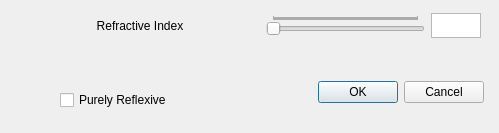
<?xml version="1.0" encoding="UTF-8"?>
<ui version="4.0">
 <class>DialogEditCircle</class>
 <widget class="QDialog" name="DialogEditCircle">
  <property name="geometry">
   <rect>
    <x>0</x>
    <y>0</y>
    <width>499</width>
    <height>133</height>
   </rect>
  </property>
  <property name="sizePolicy">
   <sizepolicy hsizetype="Expanding" vsizetype="Expanding">
    <horstretch>0</horstretch>
    <verstretch>0</verstretch>
   </sizepolicy>
  </property>
  <property name="windowTitle">
   <string>Dialog</string>
  </property>
  <widget class="QDialogButtonBox" name="buttonBox">
   <property name="geometry">
    <rect>
     <x>310</x>
     <y>80</y>
     <width>181</width>
     <height>24</height>
    </rect>
   </property>
   <property name="sizePolicy">
    <sizepolicy hsizetype="Expanding" vsizetype="Expanding">
     <horstretch>0</horstretch>
     <verstretch>0</verstretch>
    </sizepolicy>
   </property>
   <property name="orientation">
    <enum>Qt::Horizontal</enum>
   </property>
   <property name="standardButtons">
    <set>QDialogButtonBox::Cancel|QDialogButtonBox::Ok</set>
   </property>
   <property name="centerButtons">
    <bool>true</bool>
   </property>
  </widget>
  <widget class="QWidget" name="horizontalLayoutWidget">
   <property name="geometry">
    <rect>
     <x>60</x>
     <y>10</y>
     <width>421</width>
     <height>31</height>
    </rect>
   </property>
   <layout class="QHBoxLayout" name="horizontalLayout">
    <item>
     <layout class="QHBoxLayout" name="horizontalLayout_2">
      <item>
       <widget class="QLabel" name="label">
        <property name="sizePolicy">
         <sizepolicy hsizetype="Expanding" vsizetype="Expanding">
          <horstretch>0</horstretch>
          <verstretch>0</verstretch>
         </sizepolicy>
        </property>
        <property name="text">
         <string>Refractive Index</string>
        </property>
        <property name="alignment">
         <set>Qt::AlignCenter</set>
        </property>
       </widget>
      </item>
     </layout>
    </item>
    <item>
     <layout class="QHBoxLayout" name="horizontalLayout_4">
      <item>
       <spacer name="horizontalSpacer">
        <property name="orientation">
         <enum>Qt::Horizontal</enum>
        </property>
        <property name="sizeType">
         <enum>QSizePolicy::Fixed</enum>
        </property>
        <property name="sizeHint" stdset="0">
         <size>
          <width>40</width>
          <height>20</height>
         </size>
        </property>
       </spacer>
      </item>
     </layout>
    </item>
    <item>
     <layout class="QHBoxLayout" name="horizontalLayout_3">
      <item>
       <widget class="QSlider" name="horizontalSlider">
        <property name="sizePolicy">
         <sizepolicy hsizetype="Expanding" vsizetype="Fixed">
          <horstretch>0</horstretch>
          <verstretch>0</verstretch>
         </sizepolicy>
        </property>
        <property name="minimum">
         <number>1000</number>
        </property>
        <property name="maximum">
         <number>20000</number>
        </property>
        <property name="orientation">
         <enum>Qt::Horizontal</enum>
        </property>
        <property name="tickPosition">
         <enum>QSlider::TicksAbove</enum>
        </property>
        <property name="tickInterval">
         <number>1</number>
        </property>
       </widget>
      </item>
     </layout>
    </item>
    <item>
     <layout class="QHBoxLayout" name="horizontalLayout_6">
      <item>
       <widget class="QTextEdit" name="textEdit">
        <property name="sizePolicy">
         <sizepolicy hsizetype="Fixed" vsizetype="Expanding">
          <horstretch>0</horstretch>
          <verstretch>0</verstretch>
         </sizepolicy>
        </property>
        <property name="maximumSize">
         <size>
          <width>50</width>
          <height>25</height>
         </size>
        </property>
        <property name="readOnly">
         <bool>true</bool>
        </property>
       </widget>
      </item>
     </layout>
    </item>
   </layout>
  </widget>
  <widget class="QCheckBox" name="checkBox">
   <property name="geometry">
    <rect>
     <x>60</x>
     <y>90</y>
     <width>111</width>
     <height>20</height>
    </rect>
   </property>
   <property name="text">
    <string>Purely Reflexive</string>
   </property>
  </widget>
 </widget>
 <resources/>
 <connections>
  <connection>
   <sender>buttonBox</sender>
   <signal>accepted()</signal>
   <receiver>DialogEditCircle</receiver>
   <slot>accept()</slot>
   <hints>
    <hint type="sourcelabel">
     <x>248</x>
     <y>254</y>
    </hint>
    <hint type="destinationlabel">
     <x>157</x>
     <y>274</y>
    </hint>
   </hints>
  </connection>
  <connection>
   <sender>buttonBox</sender>
   <signal>rejected()</signal>
   <receiver>DialogEditCircle</receiver>
   <slot>reject()</slot>
   <hints>
    <hint type="sourcelabel">
     <x>316</x>
     <y>260</y>
    </hint>
    <hint type="destinationlabel">
     <x>286</x>
     <y>274</y>
    </hint>
   </hints>
  </connection>
 </connections>
</ui>
